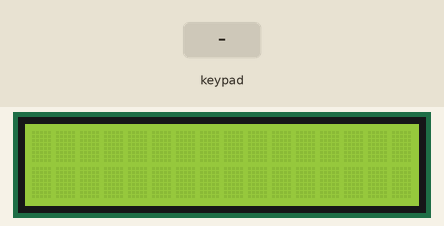
Recording of a sketch running on a simulated Arduino Uno, built with avr-gcc and run on an emulated ATmega328P. Shown: 16×2 character LCD. The test bench sets the inputs (shaded band).

Above: at 1.2 s.
1.3 s: keypad keys 1 3 9 7 2 * pressed 0.4 s apart
At 4.6 s:
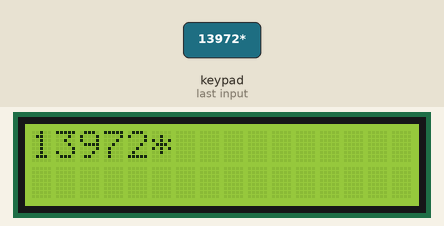
5.2 s: key '*' pressed
At 6.3 s:
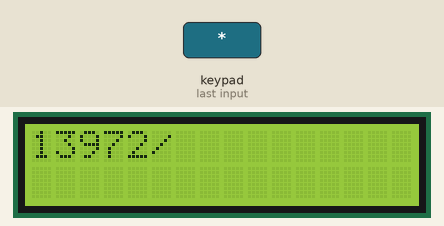
6.7 s: keypad keys * * * * * pressed 0.4 s apart
At 7.71 s:
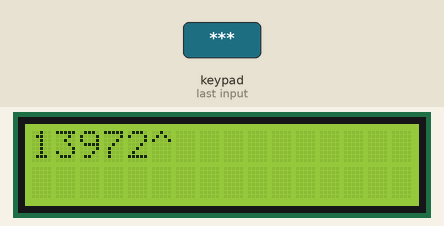
10.2 s: key '2' pressed
At 11.0 s:
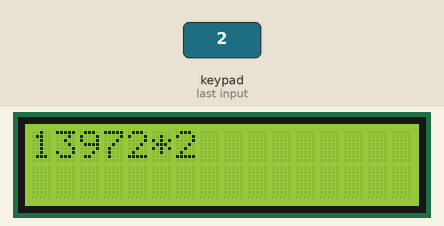
11.7 s: key '#' pressed
At 12.1 s:
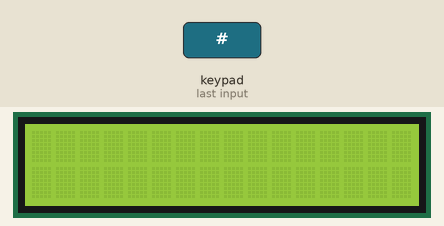
Timing chart, 0 to 14.2 s (numbered marks = the images above; inputs shaded):
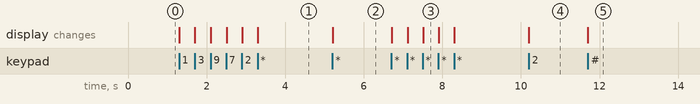

Measured:
- after the input at 1.3 s, the display: first changes at once (image 1 shows a later state)
- after the input at 5.2 s, the display: changes at once (image 2)
- after the input at 6.7 s, the display: first changes at once (image 3 shows a later state)
- after the input at 10.2 s, the display: changes at once (image 4)
- after the input at 11.7 s, the display: changes at once (image 5)

The sketch:

main.ino
```cpp
#include <Keypad.h>
#include <LiquidCrystal_I2C.h>
#include <Wire.h>
#include <string>
#include <cmath>

using namespace std;

LiquidCrystal_I2C lcd(0x3F, 16, 2);

#define ROW_NUM     4 // four rows
#define COLUMN_NUM  3 // three columns

String all = "", amal = "no", num2 = "";
int num1;

char keys[ROW_NUM][COLUMN_NUM] = {
  {'2', '1', '3'},
  {'5', '4', '6'},
  {'8', '7', '9'},
  {'0', '*', '#'}
};
byte pin_rows[ROW_NUM] = {18, 5, 17, 16}; // GIOP18, GIOP5, GIOP17, GIOP16 connect to the row pins
byte pin_column[COLUMN_NUM] = {2, 4, 15};  // GIOP4, GIOP0, GIOP2 connect to the column pins
Keypad keypad = Keypad( makeKeymap(keys), pin_rows, pin_column, ROW_NUM, COLUMN_NUM );

void setup() {
  lcd.begin();
	lcd.backlight();
}

void loop() {
  char key = keypad.getKey();
  if (key == '#') {
    all = "";
    num2 = "";
    amal = "no";
    lcd.clear();
  }
  else if (key == '*' && num2 == "") {
    if (all.length() > 0 && all.substring(all.length()-5) == "*****") {
      num1 = all.substring(0, all.length()-5).toInt();
      all = String(num1);
      lcd.clear();
      lcd.print(all);
    }
    else if (all.length() > 0 && all.substring(all.length()-4) == "****") {
      num1 = all.substring(0, all.length()-4).toInt();
      all += "*";
      amal = "^";
      lcd.clear();
      lcd.print(String(num1)+amal);
    }
    else if (all.length() > 0 && all.substring(all.length()-3) == "***") {
      num1 = all.substring(0, all.length()-3).toInt();
      all += "*";
      amal = "-";
      lcd.clear();
      lcd.print(String(num1)+amal);
    }
    else if (all.length() > 0 && all.substring(all.length()-2) == "**") {
      num1 = all.substring(0, all.length()-2).toInt();
      all += "*";
      amal = "+";
      lcd.clear();
      lcd.print(String(num1)+amal);
    }
    else if (all.length() > 0 && all[all.length()-1] == '*') {
      num1 = all.substring(0, all.length()-1).toInt();
      all += "*";
      amal = "/";
      lcd.clear();
      lcd.print(String(num1)+amal);
    }
    else if (all.length() > 0 && all[all.length()-1] != '*') {
      num1 = all.substring(0, all.length()).toInt();
      all += "*";
      amal = "*";
      lcd.print('*');
    }
  }
  else if (key == '*' && num2 != "") {
    if (amal == "*") {
      lcd.print(" :");
      lcd.setCursor(0,1);
      lcd.print(num1*num2.toInt());
    }
    else if (amal == "^") {
      lcd.print(" :");
      lcd.setCursor(0,1);
      lcd.print(pow(num1, num2.toInt()));
    }
    else if (amal == "-") {
      lcd.print(" :");
      lcd.setCursor(0,1);
      lcd.print(num1-num2.toInt());
    }
    else if (amal == "/") {
      lcd.print(" :");
      lcd.setCursor(0,1);
      lcd.print(num1/num2.toInt());
    }
    else if (amal == "+") {
      lcd.print(" :");
      lcd.setCursor(0,1);
      lcd.print(num1+num2.toInt());
    }
  }
  else if (key) {
    if (amal != "no") {
      num2 += key;
    }
    all += key;
    lcd.print(key);
  }
}
```
